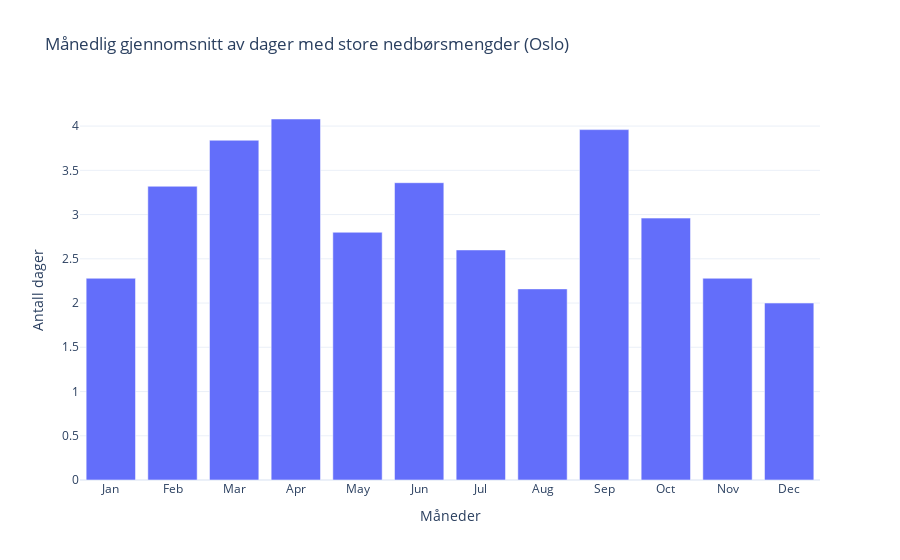

Notebook cell for this chart:
### Markdown cell above
### Månedlig gjennomsnitt av dager med store nedbørsmengder

### Code cell
df = oa.find_outliers_per_month(
    city=city,
    element_id=element_id,
    time_offset=offset,
    include_empty_months=True,
)

df["year_month"] = pd.to_datetime(df["year_month"])
df["month"] = df["year_month"].dt.month

mean_outliers = (
    df.groupby("month")["outliers_removed"]
    .mean()
    .reindex(range(1, 13))
)

fig = go.Figure()
fig.add_trace(
    go.Bar(
        x=[
            calendar.month_abbr[m].capitalize()
            for m in mean_outliers.index
        ],
        y=mean_outliers.values,
        name=city,
    ),
)
fig.update_layout(
    title=(
        f"Månedlig gjennomsnitt av dager med "
        f"store nedbørsmengder ({city})"
    ),
    xaxis_title="Måneder",
    yaxis_title="Antall dager",
    template="plotly_white",
)
fig.show()

### Figure 1 — Plotly figure (JSON) as saved in the notebook; plotly's stock layout.template omitted (floating-point values rounded to 4 significant figures)
{"data": [{"name": "Oslo", "type": "bar", "x": ["Jan", "Feb", "Mar", "Apr", "May", "Jun", "Jul", "Aug", "Sep", "Oct", "Nov", "Dec"], "y": [2.28, 3.32, 3.84, 4.08, 2.8, 3.36, 2.6, 2.16, 3.96, 2.96, 2.28, 2.0]}], "layout": {"title": {"text": "Månedlig gjennomsnitt av dager med store nedbørsmengder (Oslo)"}, "xaxis": {"title": {"text": "Måneder"}}, "yaxis": {"title": {"text": "Antall dager"}}}}
